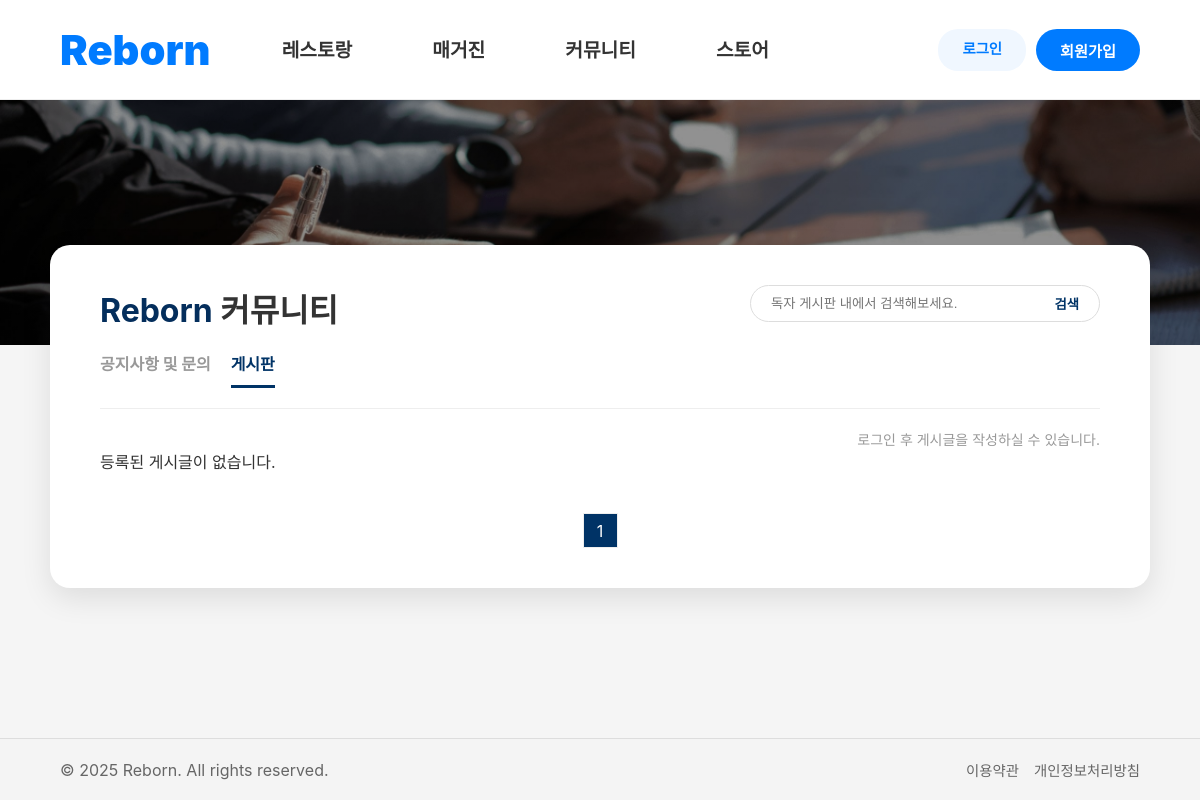
/board/blist/, run on an earlier commit of the app's database.
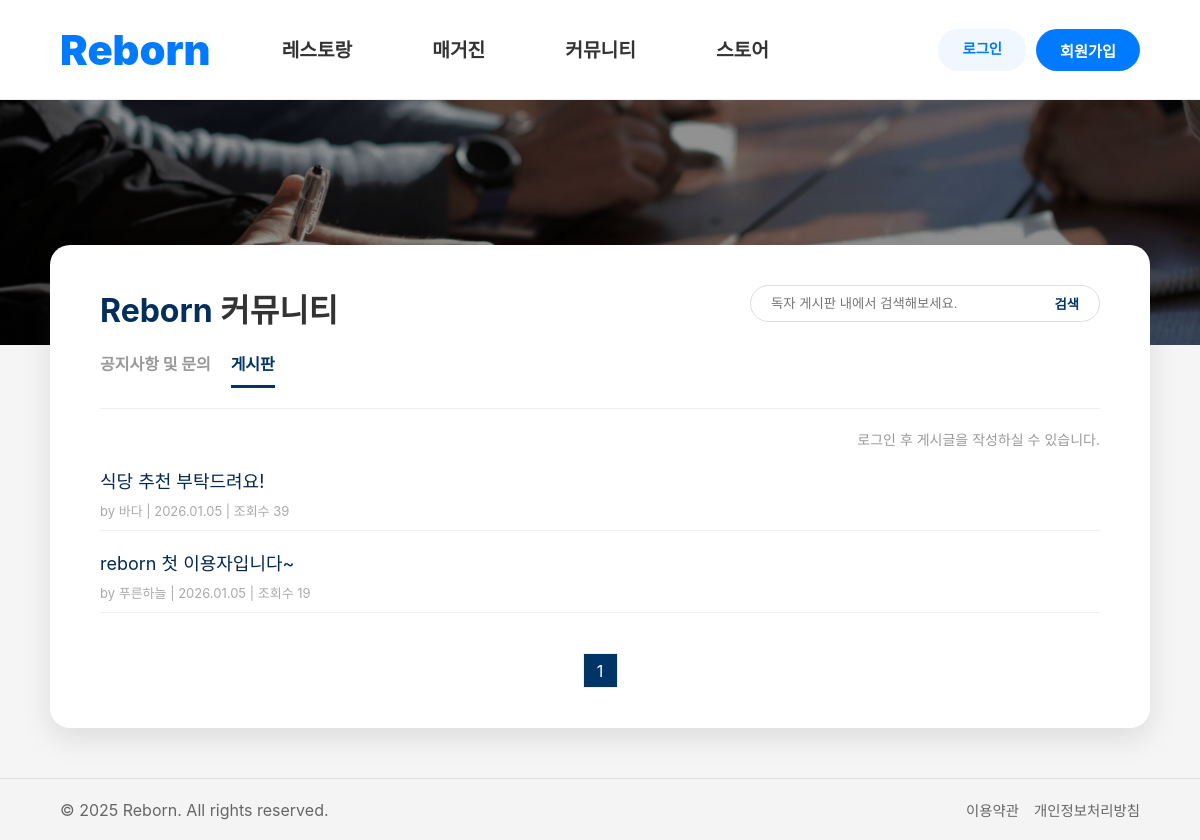
And on a later commit of the database.
### board/models.py (models this page shows, shortened)
class Post(models.Model):
    title = models.CharField(max_length=200)
    content = models.TextField()
    author = models.CharField(max_length=50, default='익명')
    created_at = models.DateTimeField(auto_now_add=True)
    views = models.PositiveIntegerField(default=0)
    likes = models.PositiveIntegerField(default=0)

### board/views.py (the view)
# urls.py: path('blist/', views.blist, name='blist'),
def blist(request):
    all_posts = Post.objects.all().order_by('-id')
    paginator = Paginator(all_posts, 10) # 10개씩 자르기
    page_number = request.GET.get('page')
    page_obj = paginator.get_page(page_number)
    posts = paginator.get_page(page_number)
    return render(request, 'board/blist.html', {'posts': page_obj})

### board/templates/board/blist.html (shortened to what this page needs)
{% extends "base.html" %}
{% load static %} {% block css %}
<link rel='stylesheet' href="{% static 'css/blist.css' %}">
{% endblock css %}
{% block body %}
<div class="board-wrapper">
    <div class="top-hero"></div>
    <div class="main-container">
        <div class="board-header">
            <div class="header-left">
                <h1 class="title"><strong>Reborn</strong> 커뮤니티</h1>
                <nav class="tab-menu">
                    <a href="/board/notice/">공지사항 및 문의</a>
                    <a href="/board/blist/" class="active">게시판</a>
                </nav>
            </div>
            <div class="header-right">
                <div class="search-box">
                    <input type="text" placeholder="독자 게시판 내에서 검색해보세요.">
                    <button type="button">검색</button>
                </div>
            </div>
        </div>
        <div class="action-row" style="text-align: right; margin-top: 20px;">
            {% if request.session.login_user %}
                <button type="button" class="btn-write" onclick="location.href='/board/bwrite/'">
                    글쓰기
                </button>
            {% else %}
                <p style="font-size: 14px; color: #999;">로그인 후 게시글을 작성하실 수 있습니다.</p>
            {% endif %}
        </div>
        <div class="post-list">
            {% for post in posts %}
            <div class="post-item {% if forloop.counter <= 2 %}notice{% endif %}">
                <a href="{% url 'board:bview' post.id %}" class="post-title">{{ post.title }}</a>
                <div class="post-meta">
                    by {{ post.author }} | {{ post.created_at|date:"Y.m.d" }} | 조회수 {{ post.views }}
                </div>
            </div>
            {% empty %}
            <div class="no-post">등록된 게시글이 없습니다.</div>
            {% endfor %}
        </div>
        <div class="pagination">
            {% for num in posts.paginator.page_range %}
                <a href="?page={{ num }}" class="num {% if posts.number == num %}active{% endif %}">{{ num }}</a>
            {% endfor %}
        </div>
    </div>
</div>
{% endblock body %}

### templates/base.html (shortened to what this page needs)
{% load static %}
<!DOCTYPE html>
<html>
<head>
    <link rel="stylesheet" type="text/css" href="/static/css/common.css">
    <link rel="stylesheet" type="text/css" href="/static/css/common_media.css">
    {% block css %}{% endblock %}
</head>
<body>
    {% if request.session.user_id %}
        {% include "navbar.html" %}  {% else %}
        {% include "header.html" %}  {% endif %}
    <main class="content">
        {% block body %}{% endblock %}
    </main>
     {% include "footer.html" %}
</body>
</html>

### templates/header.html (shortened to what this page needs)
<header class="navbar">
    <div class="logo-Reborn"><a href="/">Reborn</a></div>
    <nav class="nav-container" id="nav-menu">
        <ul class="nav-links">
            <li><a href="/restaurants/reslist">
                레스토랑
            </a></li>
            <li><a href="/magazine/mlist">
                매거진
            </a></li>
            <li><a href="/board/blist">
                커뮤니티
            </a></li>
            <li><a href="/store/slist">
                스토어
            </a></li>
        </ul>
    </nav>
    <div class="user-menu">
         {% if not request.session.session_id %}
        <a href="/member/login" class="login-btn">로그인</a>
        <a href="/member/join" class="signup-btn">회원가입</a>
        {% endif %}
    </div>
</header>

### templates/footer.html
<footer class="footer">
	<div class="footer-content">
		<p>&copy; 2025 Reborn. All rights reserved.</p>
		<ul class="footer-links">
			<li><a href="#">이용약관</a></li>
			<li><a href="#">개인정보처리방침</a></li>
		</ul>
	</div>
</footer>

### static/css/common.css (style rules this page uses)
* { margin: 0; padding: 0; box-sizing: border-box; }
body { font-family: 'Pretendard', sans-serif; display: flex; flex-direction: column; min-height: 100vh; }
a { text-decoration: none; color: inherit; }
ul { list-style: none; }
.navbar { display: flex; justify-content: space-between; align-items: center; padding: 0 5%; height: 100px; background-color: #ffffff; border-bottom: 1px solid #eee; position: sticky; top: 0; z-index: 1000; }
.nav-container { display: flex; justify-content: center; align-items: center; height: 100%; flex: 1; }
.logo-Reborn { font-size: 2.6rem; font-weight: 900; color: #007bff; white-space: nowrap; }
.nav-links { display: flex; align-items: center; height: 100%; }
.nav-links li { height: 100%; display: flex; align-items: center; white-space: nowrap; }
.nav-links a { display: flex; font-size: 1.2rem; font-weight: 600; color: #333; transition: color 0.3s ease-in-out; position: relative; padding-bottom: 5px; border-bottom: 2px solid transparent; height: 100%; align-items: center; padding: 0px 40px; }
.nav-links a::after { content: ""; position: absolute; bottom: 0; left: 40px; right: 40px; height: 3px; background-color: #007bff; transition: transform 0.3s ease; transform: scaleX(0); }
.user-menu { display: flex; justify-content: flex-end; gap: 10px; min-width: 300px; }
.login-btn { padding: 8px 24px; border-radius: 20px; background-color: #f0f7ff; color: #007bff; font-size: 0.9rem; font-weight: 600; white-space: nowrap; }
.signup-btn { padding: 10px 24px; border-radius: 25px; background-color: #007bff; color: #ffffff; font-size: 0.95rem; font-weight: 600; white-space: nowrap; transition: background-color 0.2s; }
.content { flex: 1; }
.footer { background-color: #f4f4f4; color: #666; padding: 20px 5%; border-top: 1px solid #ddd; }
.footer-content { display: flex; justify-content: space-between; align-items: center; flex-wrap: wrap; gap: 10px; }
.footer-links { display: flex; gap: 15px; font-size: 0.9rem; }

### static/css/blist.css (style rules this page uses)
body { margin: 0; padding: 0; background-color: #f5f5f5; font-family: 'Pretendard', -apple-system, sans-serif; color: #333; }
.top-hero { background-image: linear-gradient(rgba(0, 0, 0, 0.4), rgba(0, 0, 0, 0.4)), url('../images/common/back_community.jpg'); background-size: cover; background-position: center; background-repeat: no-repeat; height: 245px; width: 100%; }
.main-container { max-width: 1100px; margin: -100px auto 50px; background: #ffffff; border-radius: 20px; padding: 40px 50px; box-shadow: 0 10px 30px rgba(0,0,0,0.1); position: relative; z-index: 10; }
.header-left .title strong { color:#042e5c; }
.board-header { display: flex; justify-content: space-between; border-bottom: 1px solid #eee; padding-bottom: 20px; }
.tab-menu { display: flex; gap: 20px; margin-top: 20px; }
.tab-menu a { text-decoration: none; color: #999; font-weight: bold; padding-bottom: 10px; }
.tab-menu a.active { color: #003366; border-bottom: 3px solid #003366; }
.search-box { border: 1px solid #ddd; border-radius: 30px; padding: 8px 20px; width: 350px; display: flex; }
.search-box input { border: none; flex: 1; outline: none; }
.search-box button { background: none; border: none; color: #003366; font-weight: bold; cursor: pointer; }
.post-item { padding: 10px 0; border-bottom: 1px solid #f0f0f0; }
.post-title { display: block; font-size: 18px; color: #333; text-decoration: none; margin: 8px 0; }
.notice .post-title { color: #022950; font-size: 18px; }
.post-meta { font-size: 13px; color: #aaa; }
.pagination { display: flex; justify-content: center; gap: 8px; margin-top: 40px; }
.num, .arrow { text-decoration: none; width: 35px; height: 35px; display: flex; align-items: center; justify-content: center; border: 1px solid #eee; color: #666; }
.num.active { background: #003366; color: #fff; }

What changed in the data, as far as the page shows it:
added Post: title "식당 추천 부탁드려요!", author "바다", created_at "2026.01.05", views "39"
added Post: title "reborn 첫 이용자입니다~", author "푸른하늘", created_at "2026.01.05", views "19"
Also different on the page:
text no longer shown: "등록된 게시글이 없습니다."
